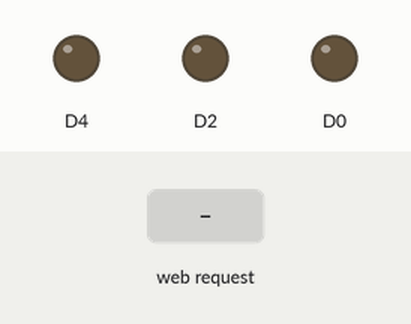
Recording of a program running on a simulated ESP8266 (NodeMCU). Parts: output pins drawn as LEDs (lit = HIGH). The test bench sets the inputs (shaded band). WiFi joins after 1.5 s; servers stay silent unless stated; what the program prints to the serial monitor is not drawn.

Above: at 1.2 s.
1.3 s: HTTP request GET /LED1ON received
At 2.2 s:
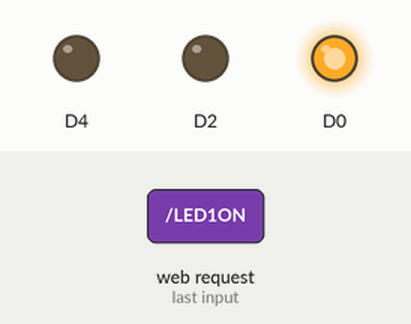
2.8 s: HTTP request GET /LED2ON received
At 3.4 s:
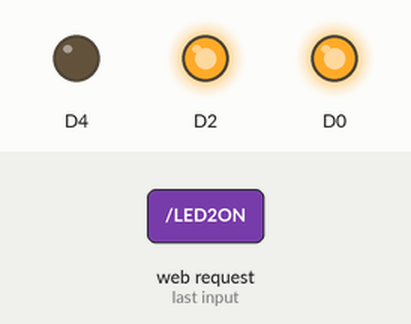
4.3 s: HTTP request GET /LED3ON received
At 5.5 s:
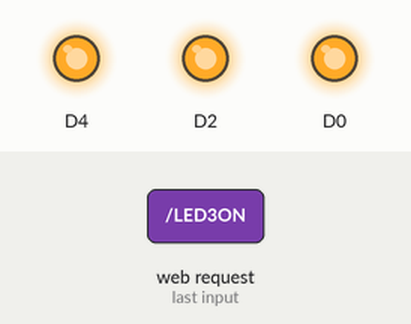
5.8 s: HTTP request GET /LED1OFF received
At 6.9 s:
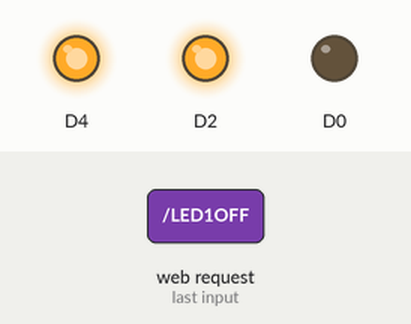
7.3 s: HTTP request GET /LED2OFF received
At 8.0 s:
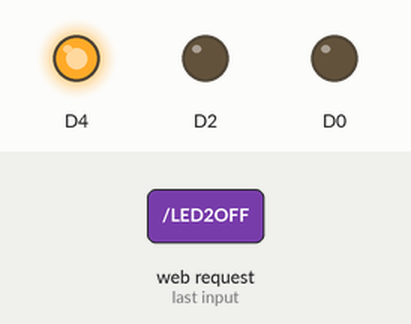
8.8 s: HTTP request GET /LED3OFF received
At 9.2 s:
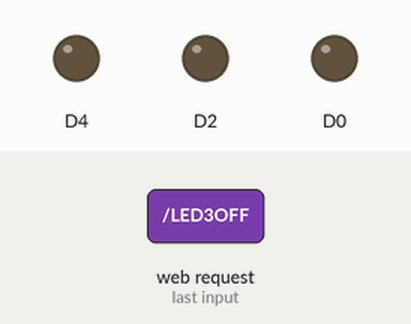
Timing chart, 0 to 11.3 s (numbered marks = the images above; inputs shaded):
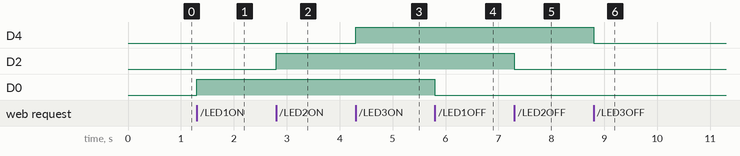

The program:

main.cpp
```cpp
#include <Arduino.h>
#include <ESP8266WiFi.h>
#include <WiFiClient.h>
#include <ESP8266WebServer.h>
#include <ESP8266WiFi.h>
#include <ESP8266WebServer.h>

const char* ssid = "i used to know you so well";
const char* password = "00000000";

ESP8266WebServer server(80);
String webpage;

// put function declarations here:
int myFunction(int, int);

void setup() {
  // put your setup code here, to run once:
  Serial.begin(9600);
  delay(10);

  pinMode(D0, OUTPUT);
  pinMode(D2, OUTPUT);
  pinMode(D4, OUTPUT);

  Serial.println();
  Serial.print("Configuring access point...");

  WiFi.mode(WIFI_AP);
  WiFi.begin(ssid,password);

  Serial.println("IP address: ");
  Serial.println(WiFi.softAPIP());

  webpage+= "<h1> Web Control Tahta</h1>";
  webpage+= "<p> LED 1 : ";
  webpage+= "<a href=\"LED1ON\"\"><button>ON</button></a><a href=\"LED1OFF\"\"><button>OFF</button></a></p><br>";
  webpage+= "<p> LED 2 : ";
  webpage+= "<a href=\"LED2ON\"\"><button>ON</button></a><a href=\"LED2OFF\"\"><button>OFF</button></a></p><br>";
  webpage+= "<p> LED 3 : ";
  webpage+= "<a href=\"LED3ON\"\"><button>ON</button></a><a href=\"LED3OFF\"\"><button>OFF</button></a></p><br>";

  server.on("/", [](){
      server.send(200, "text/html", webpage);
  });

  server.on("/LED1ON", [](){
    server.send(200, "text/html", webpage);
    digitalWrite(D0, HIGH);
    delay(1000);
  });
  server.on("/LED2ON", [](){
    server.send(200, "text/html", webpage);
    digitalWrite(D2, HIGH);
    delay(1000);
  });
  server.on("/LED3ON", [](){
    server.send(200, "text/html", webpage);
    digitalWrite(D4, HIGH);
    delay(1000);
  });
  server.on("/LED1OFF", [](){
    server.send(200, "text/html", webpage);
    digitalWrite(D0, LOW);
    delay(1000);
  });
  server.on("/LED2OFF", [](){
    server.send(200, "text/html", webpage);
    digitalWrite(D2, LOW);
    delay(1000);
  });
  server.on("/LED3OFF", [](){
    server.send(200, "text/html", webpage);
    digitalWrite(D4, LOW);
    delay(1000);
  });

  server.begin();
  Serial.println("Webserver dijalankan");
}

void loop() {
  // put your main code here, to run repeatedly:
  server.handleClient();
}

// put function definitions here:
int myFunction(int x, int y) {
  return x + y;
}
```

Measured:
- after the input at 1.3 s, D0: LOW → HIGH at once
- after the input at 2.8 s, D2: LOW → HIGH at once
- after the input at 4.3 s, D4: LOW → HIGH at once
- after the input at 5.8 s, D0: HIGH → LOW at once
- after the input at 7.3 s, D2: HIGH → LOW at once
- after the input at 8.8 s, D4: HIGH → LOW at once
